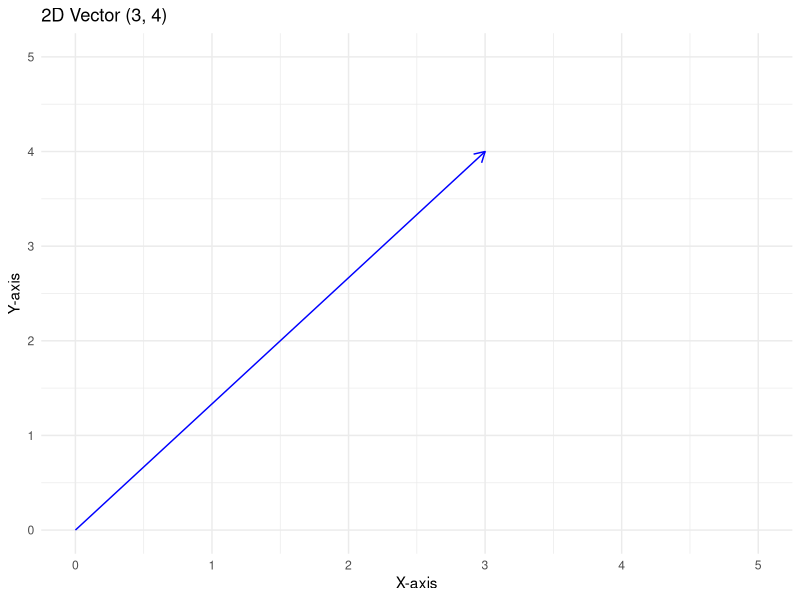
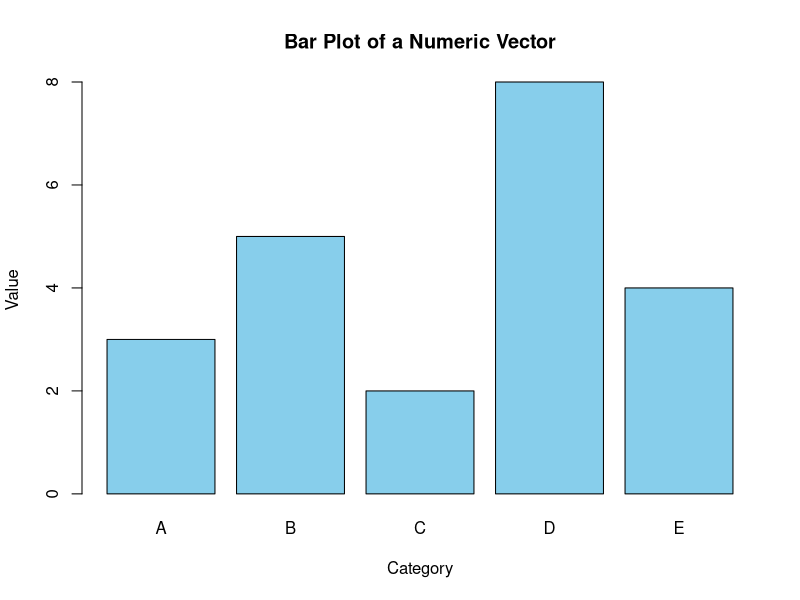

The R source for these figures, in order:
x <- c(0:10, 50)
xm <- mean(x, na.rm=FALSE)
c(xm, mean(x, trim = 0.10))
print(xm)

#complex numbers exnample
# Define grid of complex numbers
x <- seq(-2, 1, length.out = 5)
y <- seq(-1.5, 1.5, length.out = 5)
grid <- expand.grid(x = x, y = y)
complex_grid <- complex(real = grid$x, imaginary = grid$y)
print(complex_grid)

library(ggplot2)

# Define vector coordinates
x_start <- 0
y_start <- 0
x_end <- 3
y_end <- 4

# Plot the vector
ggplot() +
  geom_segment(aes(x = x_start, y = y_start, xend = x_end, yend = y_end),
               arrow = arrow(length = unit(0.3, "cm")), color = "blue") +
  xlim(0, 5) + ylim(0, 5) +
  labs(title = "2D Vector (3, 4)", x = "X-axis", y = "Y-axis") +
  theme_minimal()

# Create a numeric vector
vec <- c(3, 5, 2, 8, 4)

# Bar plot
barplot(vec, names.arg = c("A", "B", "C", "D", "E"),
        col = "skyblue", main = "Bar Plot of a Numeric Vector",
        xlab = "Category", ylab = "Value")